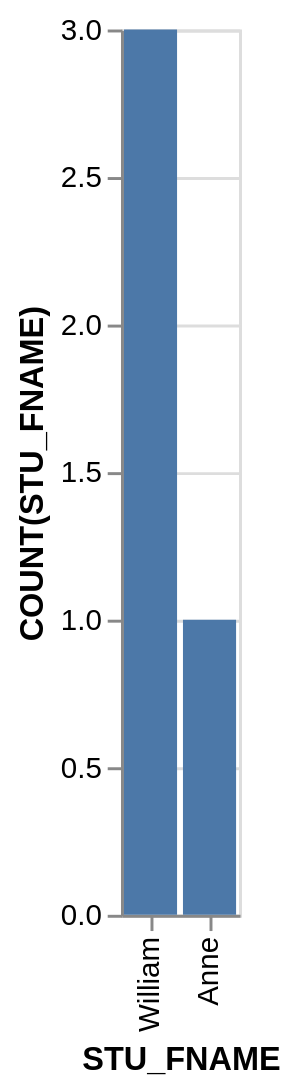

Vega-Lite specification stored for this chart:
### Vega-Lite specification from a JSON file in a GitHub repository (floating-point values rounded to 4 significant figures)
{"data": {"values": [{"x_data": "William", "y_data": 3}, {"x_data": "Anne", "y_data": 1}]}, "mark": "bar", "encoding": {"x": {"field": "x_data", "type": "nominal", "title": "STU_FNAME", "sort": "descending"}, "y": {"field": "y_data", "type": "quantitative", "title": "COUNT(STU_FNAME)"}}}
